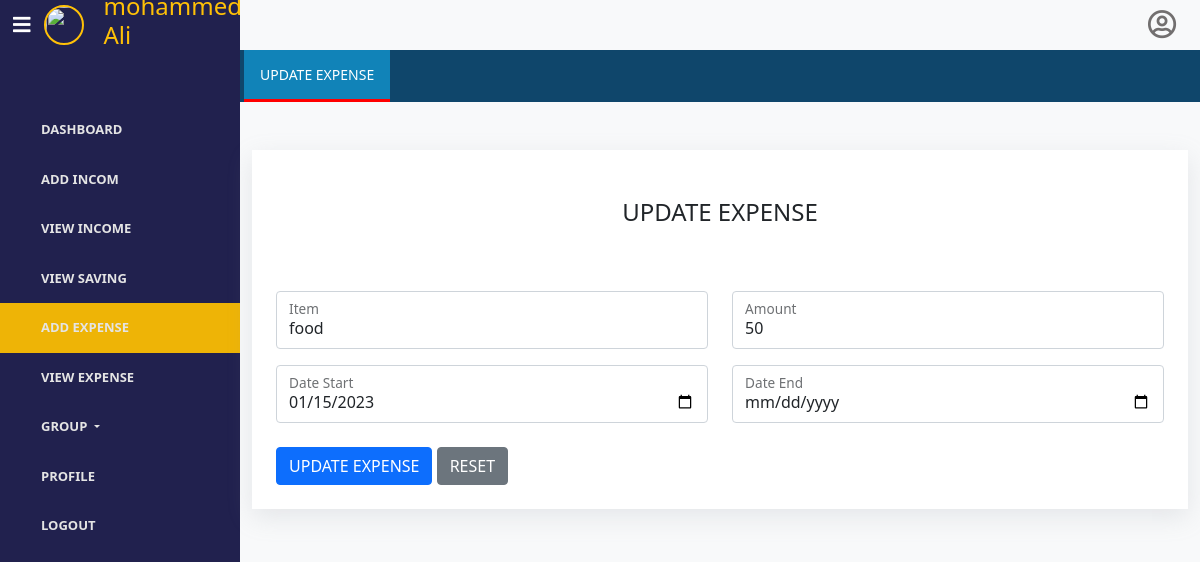
/crud/update_exp.php?id=2 (signed in), run on the app's committed database.
### tables this page shows
CREATE TABLE `expense` (
  `id` int(6) NOT NULL,
  `item` varchar(50) NOT NULL,
  `amount` double NOT NULL,
  `start_date` date NOT NULL DEFAULT current_timestamp(),
  `end_date` date NOT NULL DEFAULT current_timestamp(),
  `user_id` int(6) NOT NULL
);

### crud/update_exp.php (the view, shortened to what this page needs)
<!DOCTYPE html>
<html lang="en">
<head>
    <link rel="stylesheet" href="../css/style.css">
   <link rel="stylesheet" href="https://cdn.jsdelivr.net/npm/bootstrap@5.0.1/dist/css/bootstrap.min.css">
    <link rel="stylesheet" href="https://use.fontawesome.com/releases/v5.7.2/css/all.css">
</head>
<body>
    <div class="px-0 bg-light">
        <div class="d-flex">
            <div class="d-flex align-items-center " id="navbar"> <button class="navbar-toggler" type="button" data-bs-toggle="collapse" data-bs-target="#navbar-items" aria-controls="navbarSupportedContent" aria-expanded="true" aria-label="Toggle navigation"> <span class="fas fa-bars"></span> </button> <div class="d-flex topdashboard">
            <img src="../img/user.png" width="40" height="40">
                <h4>
                </h4>
            </div> </div>
            <div id="navbar2" class="d-flex justify-content-end pe-4"> <span class="far fa-user-circle "></span> </div>
        </div>
        <div class="d-md-flex">
            <ul id="navbar-items" class="p-0">
                <a href="../php/user_dashbord.php"><li  > <span class="ps-3 name ">Dashboard</span> </li></a>
                <a href="../php/add_income.php"> <li  > <span class="ps-3 name">ADD Incom</span> </li></a>
                <a href="../php/show_income.php"><li>  <span class="ps-3 name">View Income</span> </li></a>
                <a href="../php/show_saving.php"><li>  <span class="ps-3 name">View Saving</span> </li></a>
                <a href="../php/add_expense.php"><li class="active">  <span class="ps-3 name">ADD Expense</span> </li></a>
                <a href="../php/show_expense.php"><li >  <span class="ps-3 name">View Expense</span> </li></a>
                <?php
                include('../database/connect.php');
                             $userid=$_SESSION['user_id'];
                             $query ="SELECT type from users WHERE id=$userid";
                            $result = $connect->query($query);
                            if($result->num_rows> 0){
                                $type=$result->fetch_assoc();
                            if( ($type['type']=='leader') || ($type['type']=='member')){
                            ?>
                <a href="../php/show_expense.php"><li>  <span class="ps-3 name"><div class="dropdown">
                    <a class=" dropdown-toggle" href="#" data-bs-toggle="dropdown" aria-expanded="false">
                      Group
                    </a>
                  </div></span> </li></a>
                  <?php
                                    }}
                                ?>
                <a href="../php/user_profile.php"><li> <span class="ps-3 name">Profile</span> </li></a>
                <a href="../index.php"><li> <span class="ps-3 name">Logout</span> </li></a>
            </ul>
            <div id="topnavbar">
                <div class="topnav mb-3">
                    <div class="d-flex px-1"> <a href="#home" class="active">UPDATE EXPENSE</a>  </div>
                </div>
                <?php
                                include('../database/connect.php');
                $exp_id=$_GET['id'];
                if($exp_id)
                {
                    $query="SELECT * FROM expense WHERE id=$exp_id";
                    if($result=mysqli_query($connect,$query))
                       {
                        if(mysqli_num_rows($result)>0)
                          {
                           while($row=mysqli_fetch_array($result))
                                          {
            echo ' <div class="container">
                    <div class="card p-4 mt-5">
                    <h4 class="text-center mt-4 mb-4" style="text-transform: uppercase;">UPDATE EXPENSE</h4>
                        <div class="row g-3">
                            <form  method="post" action="#">
                            <div class="row">
                            <div class="col-lg-6 col-md-12 mb-3">
                                <div class="form-floating">
                                    <input type="text" class="form-control" name="item" placeholder="FLYING FROM" value='.$row['item'].' requird>
                                    <label>Item</label>
                                </div>
                            </div>
                            <div class="col-lg-6 col-md-12 mb-3">
                                <div class="form-floating">
                                    <input type="text" class="form-control" name="amount" placeholder="FLYING TO" value='.$row['amount'].' requird>
                                    <label>Amount</label>
                                </div>
                            </div>
                            <div class="col-lg-6 col-md-12">
                                <div class="form-floating">
                                    <input type="date" class="form-control" name="start_date" placeholder="DEPARTING" value='.$row['start_date'].'>
                                    <label>Date Start</label>
                                </div>
                            </div>
                            <div class="col-lg-6 col-md-12">
                                <div class="form-floating">
                                    <input type="date" class="form-control"name="end_date" placeholder="DEPARTING" value='.$row['end_date'].'>
                                    <label>Date End</label>
                                </div>
                            </div>
                            <div class="col-12 mt-4">
                                <button class="btn btn-primary text-uppercase" type="submit" name="submit">Update Expense</button>
                                <button class="btn btn-secondary text-uppercase" type="button">Reset</button>
                            </div>
                            </div>
                        </form>
                        </div>
                    </div>
                </div>';
                                          }}}}
                                                 ?>
                </div>
            </div>
        </div>
</body>
</html>

### css/style.css (style rules this page uses)
* { margin: 0; padding: 0; box-sizing: border-box; list-style: none; }
body { background-color: rgba(35,43,85,0.15) !important; }
a { text-decoration: none !important; }
.topdashboard { display: flex; align-items: center; }
.topdashboard img { border: 2px solid #ffc107; border-radius: 50%; }
.topdashboard h4 { margin-left: 20px; color:#ffc107 ; }
.topnav { background-color:rgb(15, 70, 107); overflow: hidden; }
.far.fa-user-circle { font-size: 29px; color: #726f6f; padding-top: 10px; }
.topnav a { float: left; display: block; color: #8d8b8b; font-weight: 800; font-size: 14px; text-transform: uppercase; padding: 14px 16px; text-decoration: none; border-bottom: 3px solid transparent; }
.topnav .active { background-color: #1183b8; color: #fff; font-weight: 500; border-bottom: 3px solid red; }
::placeholder { font-size: 10px; }
#navbar { width: 20%; background-color: #21214e !important; height: 50px; border: none; }
.fas.fa-bars { color: white; }
#navbar2 { width: 80%; }
#navbar-items { width: 20%; height: 100vh !important; background-color: #21214e; padding-top: 55px !important; }
ul#navbar-items li { color: rgb(228, 228, 228); padding: 15px 25px; font-weight: 600; text-transform: uppercase; font-size: 13px; display: flex; align-items: center; cursor: pointer; }
ul#navbar-items li a { color: rgb(228, 228, 228); }
ul#navbar-items .active { background-color: #eeb406; font-weight: bold !important; }
#topnavbar { width: 80%; height: 90vh; }
.card { background-color: white !important; border: none !important; border-radius: 0px !important; box-shadow: rgba(149, 157, 165, 0.2) 0px 8px 24px !important }

### data on the page
expense: item "food", amount "50", start_date "01/15/2023"
